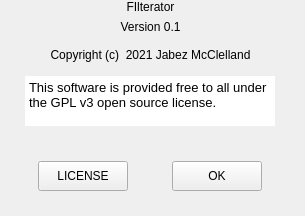
<?xml version="1.0" encoding="UTF-8"?>
<ui version="4.0">
 <class>AboutFilterator</class>
 <widget class="QWidget" name="AboutFilterator">
  <property name="geometry">
   <rect>
    <x>0</x>
    <y>0</y>
    <width>305</width>
    <height>216</height>
   </rect>
  </property>
  <property name="windowTitle">
   <string>About Filterator</string>
  </property>
  <property name="styleSheet">
   <string notr="true"/>
  </property>
  <widget class="QWidget" name="verticalLayoutWidget">
   <property name="geometry">
    <rect>
     <x>0</x>
     <y>0</y>
     <width>301</width>
     <height>191</height>
    </rect>
   </property>
   <layout class="QVBoxLayout" name="verticalLayout">
    <property name="leftMargin">
     <number>0</number>
    </property>
    <item>
     <widget class="QLabel" name="label">
      <property name="sizePolicy">
       <sizepolicy hsizetype="Preferred" vsizetype="Fixed">
        <horstretch>0</horstretch>
        <verstretch>0</verstretch>
       </sizepolicy>
      </property>
      <property name="styleSheet">
       <string notr="true">font: 75 20pt &quot;Trebuchet MS&quot;;
</string>
      </property>
      <property name="text">
       <string>FIlterator</string>
      </property>
      <property name="alignment">
       <set>Qt::AlignCenter</set>
      </property>
      <property name="margin">
       <number>0</number>
      </property>
     </widget>
    </item>
    <item>
     <widget class="QLabel" name="versionLabel">
      <property name="sizePolicy">
       <sizepolicy hsizetype="Preferred" vsizetype="Fixed">
        <horstretch>0</horstretch>
        <verstretch>0</verstretch>
       </sizepolicy>
      </property>
      <property name="styleSheet">
       <string notr="true"/>
      </property>
      <property name="text">
       <string>Version 0.1</string>
      </property>
      <property name="alignment">
       <set>Qt::AlignCenter</set>
      </property>
      <property name="margin">
       <number>0</number>
      </property>
     </widget>
    </item>
    <item>
     <widget class="QLabel" name="label_3">
      <property name="sizePolicy">
       <sizepolicy hsizetype="Fixed" vsizetype="Fixed">
        <horstretch>0</horstretch>
        <verstretch>0</verstretch>
       </sizepolicy>
      </property>
      <property name="maximumSize">
       <size>
        <width>500</width>
        <height>30</height>
       </size>
      </property>
      <property name="styleSheet">
       <string notr="true">font: 12pt &quot;Trebuchet MS&quot;;
</string>
      </property>
      <property name="text">
       <string>Copyright (c)  2021 Jabez McClelland</string>
      </property>
      <property name="alignment">
       <set>Qt::AlignCenter</set>
      </property>
      <property name="indent">
       <number>-1</number>
      </property>
     </widget>
    </item>
    <item alignment="Qt::AlignHCenter|Qt::AlignTop">
     <widget class="QTextBrowser" name="textBrowser">
      <property name="sizePolicy">
       <sizepolicy hsizetype="Fixed" vsizetype="Fixed">
        <horstretch>0</horstretch>
        <verstretch>0</verstretch>
       </sizepolicy>
      </property>
      <property name="maximumSize">
       <size>
        <width>250</width>
        <height>50</height>
       </size>
      </property>
      <property name="styleSheet">
       <string notr="true">font: 10pt &quot;Trebuchet MS&quot;;
</string>
      </property>
      <property name="frameShape">
       <enum>QFrame::NoFrame</enum>
      </property>
      <property name="markdown">
       <string>This software is provided free to all under the GPL v3 open source license.

</string>
      </property>
      <property name="html">
       <string>&lt;!DOCTYPE HTML PUBLIC &quot;-//W3C//DTD HTML 4.0//EN&quot; &quot;http://www.w3.org/TR/REC-html40/strict.dtd&quot;&gt;
&lt;html&gt;&lt;head&gt;&lt;meta name=&quot;qrichtext&quot; content=&quot;1&quot; /&gt;&lt;style type=&quot;text/css&quot;&gt;
p, li { white-space: pre-wrap; }
&lt;/style&gt;&lt;/head&gt;&lt;body style=&quot; font-family:'Trebuchet MS'; font-size:10pt; font-weight:400; font-style:normal;&quot;&gt;
&lt;p style=&quot; margin-top:0px; margin-bottom:0px; margin-left:0px; margin-right:0px; -qt-block-indent:0; text-indent:0px;&quot;&gt;This software is provided free to all under the GPL v3 open source license.&lt;/p&gt;&lt;/body&gt;&lt;/html&gt;</string>
      </property>
     </widget>
    </item>
    <item>
     <layout class="QHBoxLayout" name="horizontalLayout">
      <item>
       <widget class="QPushButton" name="licenseButt">
        <property name="sizePolicy">
         <sizepolicy hsizetype="Fixed" vsizetype="Fixed">
          <horstretch>0</horstretch>
          <verstretch>0</verstretch>
         </sizepolicy>
        </property>
        <property name="minimumSize">
         <size>
          <width>90</width>
          <height>30</height>
         </size>
        </property>
        <property name="styleSheet">
         <string notr="true">font: 12pt &quot;Trebuchet MS&quot;;
</string>
        </property>
        <property name="text">
         <string>LICENSE</string>
        </property>
       </widget>
      </item>
      <item>
       <widget class="QPushButton" name="OKButt">
        <property name="sizePolicy">
         <sizepolicy hsizetype="Fixed" vsizetype="Fixed">
          <horstretch>0</horstretch>
          <verstretch>0</verstretch>
         </sizepolicy>
        </property>
        <property name="minimumSize">
         <size>
          <width>90</width>
          <height>30</height>
         </size>
        </property>
        <property name="styleSheet">
         <string notr="true">font: 12pt &quot;Trebuchet MS&quot;;
</string>
        </property>
        <property name="text">
         <string>OK</string>
        </property>
       </widget>
      </item>
     </layout>
    </item>
   </layout>
  </widget>
 </widget>
 <resources/>
 <connections/>
</ui>
